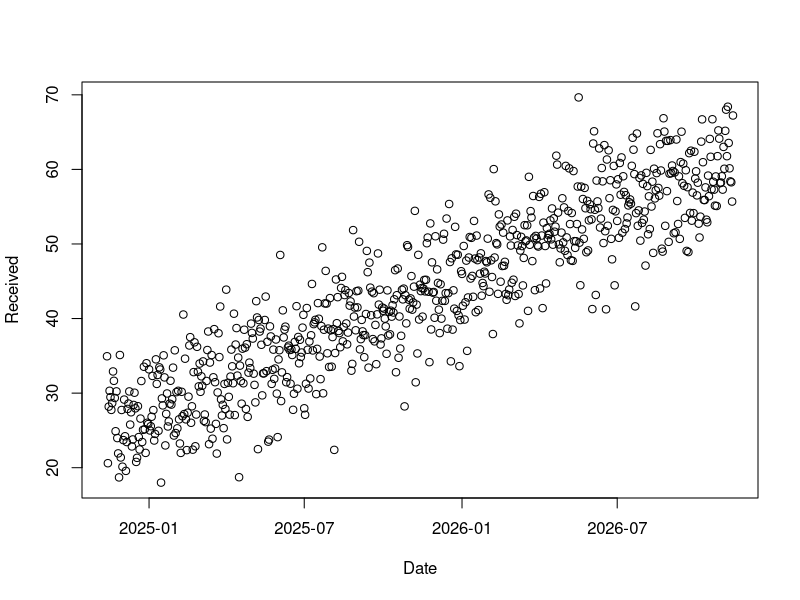

Generate this figure with R:
# Client data in Power BI replicated here with random values to create demo_data

library(lubridate)

# Set the start and end dates for the 2-year period
end_date <- Sys.Date()
start_date <- end_date %m-% years(2)

# Create a sequence of dates from start to end
date_sequence <- seq.Date(start_date, end_date, by="day")

# Create a sequence of day indexes (x values)
day_indexes <- 1:length(date_sequence)

# Calculate Received values based on the equation y = 0.05x + 25 + noise
# Assuming 'noise' is normally distributed with mean 0 and standard deviation 5
noise <- rnorm(length(date_sequence), mean = 0, sd = 5)
received_values <- 0.05 * day_indexes + 25 + noise

# Create a data frame
demo_data <- data.frame(Date = date_sequence, Received = received_values)

# View the first few rows of the dataset and plot
head(demo_data)
plot(demo_data)
